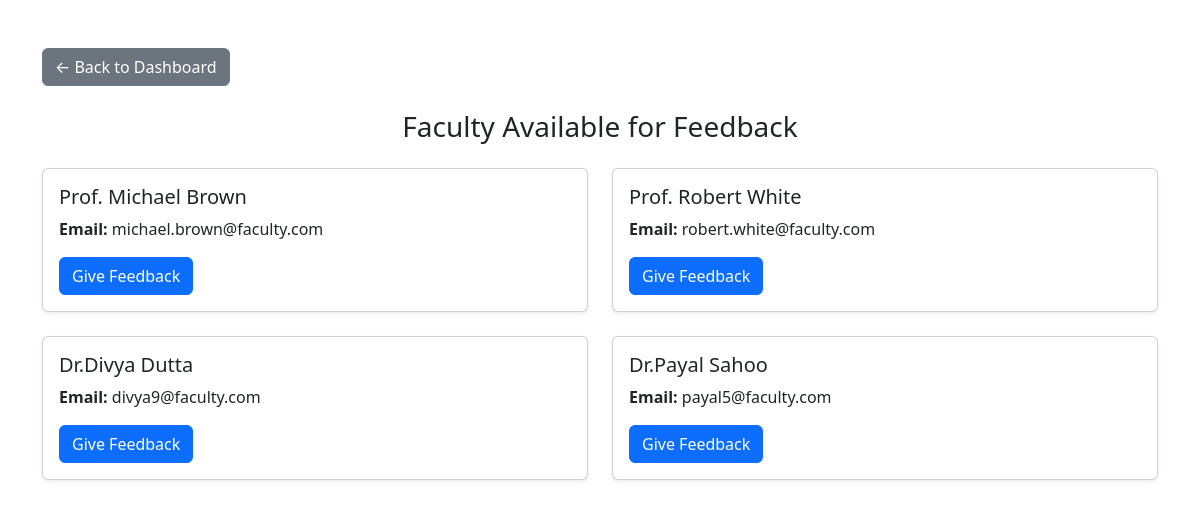
Screenshot of /hod/give_feedback.php (signed in) with the database file from the repository.
### tables this page shows
CREATE TABLE `faculty` (
  `user_id` int(11) NOT NULL,
  `name` varchar(100) NOT NULL,
  `email` varchar(100) NOT NULL,
  `mobile` varchar(15) DEFAULT NULL,
  `password` varchar(255) NOT NULL,
  `dept_id` int(11) DEFAULT NULL,
  `section_id` int(11) DEFAULT NULL,
  `semester_id` int(11) DEFAULT NULL
);

### hod/give_feedback.php (the view, shortened to what this page needs)
<?php
include("../dbconnect.php");
$hod_id = $_SESSION['user_id'];
$stmt = $conn->prepare("SELECT dept_id FROM hod WHERE user_id = ?");
$stmt->bind_param("i", $hod_id);
$stmt->execute();
$result = $stmt->get_result();
$row = $result->fetch_assoc();
$dept_id = $row['dept_id'];
$stmt = $conn->prepare("SELECT user_id, name, email FROM faculty WHERE dept_id = ?");
$stmt->bind_param("i", $dept_id);
$stmt->execute();
$faculty = $stmt->get_result();
?>
<!DOCTYPE html>
<html lang="en">
<head>
    <link href="https://cdn.jsdelivr.net/npm/bootstrap@5.3.0/dist/css/bootstrap.min.css" rel="stylesheet">
</head>
<body>
<div class="container mt-5">
    <a href="hod_dashboard.php" class="btn btn-secondary mb-4">
        ← Back to Dashboard
    </a>
    <h3 class="mb-4 text-center">Faculty Available for Feedback</h3>
    <?php if ($faculty->num_rows > 0): ?>
        <div class="row row-cols-1 row-cols-md-2 g-4">
            <?php while ($row = $faculty->fetch_assoc()): ?>
                <div class="col">
                    <div class="card shadow-sm">
                        <div class="card-body">
                            <h5 class="card-title"><?= htmlspecialchars($row['name']) ?></h5>
                            <p class="card-text"><strong>Email:</strong> <?= htmlspecialchars($row['email']) ?></p>
                            <a href="give_feedback_form.php?faculty_id=<?= $row['user_id'] ?>" class="btn btn-primary">
                                Give Feedback
                            </a>
                        </div>
                    </div>
                </div>
            <?php endwhile; ?>
        </div>
    <?php else: ?>
        <div class="alert alert-warning text-center">No faculty found in your department.</div>
    <?php endif; ?>
</div>
</body>
</html>

### rows the page displays
faculty: name "Prof. Michael Brown", email "michael.brown@faculty.com"
faculty: name "Prof. Robert White", email "robert.white@faculty.com"
faculty: name "Dr.Divya Dutta", email "divya9@faculty.com"
faculty: name "Dr.Payal Sahoo", email "payal5@faculty.com"
